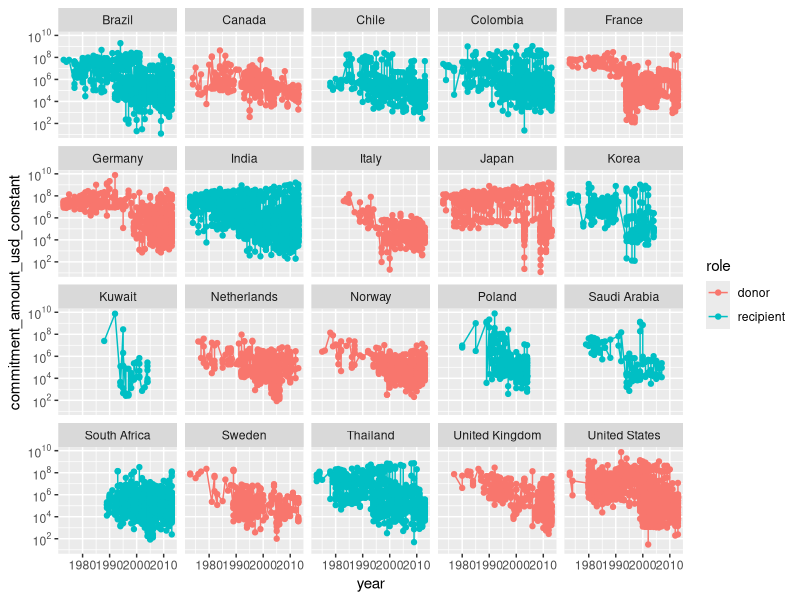

The R source for this figure:
## ---- chunk 1
library(dplyr)
library(tidyr)
library(ggplot2)
library(scales)
## ---- chunk 2
df = read.csv("aiddata_reduced.csv")
## ---- chunk 3
# convert to long format
df_long = 
  df%>%
    pivot_longer(cols = c("donor","recipient"),
                 names_to = "role",
                 values_to = "country")
## ---- chunk 4
df_long%>%
  group_by(country)%>%
  summarise(
    n_donate=sum(role=="donor"),
    n_receive=sum(role=="recipient")
    )
## ---- chunk 5
# a) How does the amount donated vs. amount received change over time for each country?
df_long %>%
  # filter(country=="Korea")%>%
  ggplot(aes(x=year,y=commitment_amount_usd_constant,color=role))+
  geom_line()+
  geom_point()+
  facet_wrap(.~country)+
  scale_y_continuous(
    trans = log10_trans(),
    breaks = trans_breaks("log10", function(x) 10^x),
    labels = trans_format("log10", math_format(10^.x))
    )
